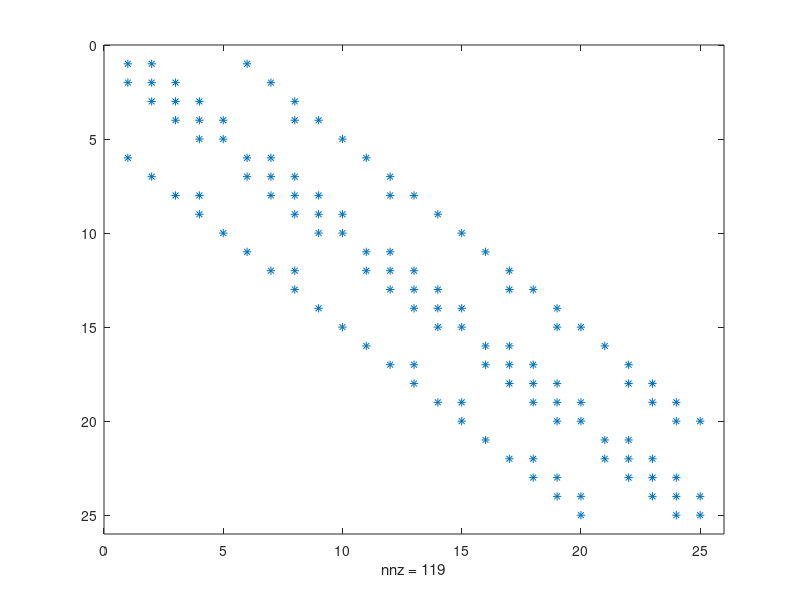

Write the MATLAB code that produced this figure.
% Construct the stiffness matrix A on 2D
clear
h=1/4;
x=0:h:1;
M = length(x);

% mesh
col = repmat(x',M,1);
row = reshape(repmat(x,M,1),[numel(col),1]);
N=[row, col];

% triangluation
T = [];
for j = 1:M-1
    for i = 1:M-1
        T = [T;
            i+M*(j-1) i+M*j i+1+M*(j-1);
            i+M*j i+1+M*j i+1+M*(j-1)];
    end
end

% % Visualize mesh
% trimesh(T,N(:,1),N(:,2))

% stiffness matrix A
A =sparse(M^2,M^2);
for n = 1:length(T)
    k = T(n,:);
    % gradient
    m=[N(k(1),1) N(k(1),2) 1;
       N(k(2),1) N(k(2),2) 1;
       N(k(3),1) N(k(3),2) 1];
    p1 = m\([1 0 0]');
    p2 = m\([0 1 0]');
    p3 = m\([0 0 1]');
    % element stiff matrix
    p11=p1(1:2)'*p1(1:2)*abs(det(m))/2;
    p22=p2(1:2)'*p2(1:2)*abs(det(m))/2;
    p33=p3(1:2)'*p3(1:2)*abs(det(m))/2;
    p12=p1(1:2)'*p2(1:2)*abs(det(m))/2;
    p23=p2(1:2)'*p3(1:2)*abs(det(m))/2;
    p13=p1(1:2)'*p3(1:2)*abs(det(m))/2;
    p21=p12;
    p32=p23;
    p31=p13;
    % Assembly
    A(k(1),k(1))=A(k(1),k(1))+p11;
    A(k(2),k(2))=A(k(2),k(2))+p22;
    A(k(3),k(3))=A(k(3),k(3))+p33;
    A(k(1),k(2))=A(k(1),k(2))+p12;
    A(k(2),k(3))=A(k(2),k(3))+p23;
    A(k(1),k(3))=A(k(1),k(3))+p13;
    A(k(2),k(1))=A(k(2),k(1))+p21;
    A(k(3),k(2))=A(k(3),k(2))+p32;
    A(k(3),k(1))=A(k(3),k(1))+p31;
end

spy(A)